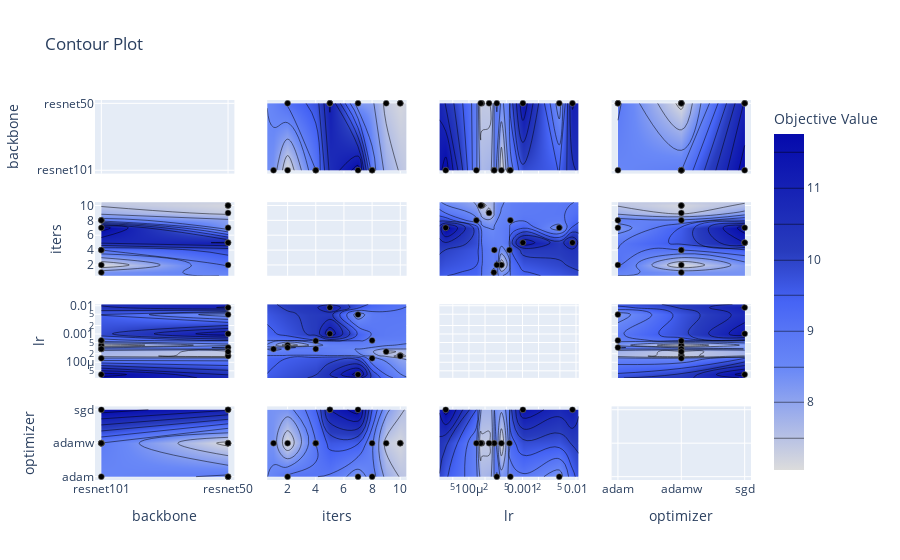

The code cell stored with this chart in its notebook:
### Code cell
plot_contour(study)

### Figure 1 — Plotly figure (JSON) as saved in the notebook; plotly's stock layout.template omitted (floating-point values rounded to 4 significant figures; data arrays with more than 128 entries replaced by an {"elided": "..."} marker saying what was removed)
{"data": [{"type": "scatter", "xaxis": "x", "yaxis": "y"}, {"colorbar": {"title": {"text": "Objective Value"}}, "colorscale": [[0, "rgb(5,10,172)"], [0.35, "rgb(40,60,190)"], [0.5, "rgb(70,100,245)"], [0.6, "rgb(90,120,245)"], [0.7, "rgb(106,137,247)"], [1, "rgb(220,220,220)"]], "connectgaps": true, "contours": {"coloring": "heatmap"}, "hoverinfo": "none", "line": {"smoothing": 1.3}, "reversescale": true, "showscale": true, "type": "contour", "x": ["resnet101", "resnet50"], "xaxis": "x5", "y": [0.55, 1, 2, 4, 5, 7, 8, 9, 10, 10.45], "yaxis": "y5", "z": [[null, null], [8.275, null], [7.051, 9.091], [8.988, null], [null, 11.06], [11.76, 8.2], [8.73, null], [null, 7.351], [null, 7.144], [null, null]]}, {"marker": {"color": "black", "line": {"color": "Grey", "width": 0.5}}, "mode": "markers", "showlegend": false, "type": "scatter", "x": ["resnet50", "resnet101", "resnet50", "resnet50", "resnet101", "resnet50", "resnet101", "resnet101", "resnet50", "resnet101", "resnet101", "resnet50", "resnet101", "resnet50"], "xaxis": "x5", "y": [5, 2, 10, 5, 7, 7, 4, 1, 10, 8, 8, 2, 4, 9], "yaxis": "y5"}, {"colorbar": {"title": {"text": "Objective Value"}}, "colorscale": [[0, "rgb(5,10,172)"], [0.35, "rgb(40,60,190)"], [0.5, "rgb(70,100,245)"], [0.6, "rgb(90,120,245)"], [0.7, "rgb(106,137,247)"], [1, "rgb(220,220,220)"]], "connectgaps": true, "contours": {"coloring": "heatmap"}, "hoverinfo": "none", "line": {"smoothing": 1.3}, "reversescale": true, "showscale": false, "type": "contour", "x": ["resnet101", "resnet50"], "xaxis": "x9", "y": [2.809e-05, 3.689e-05, 0.0001379, 0.0001659, 0.0001743, 0.0002377, 0.0002925, 0.0002978, 0.0003318, 0.0004043, 0.0005724, 0.0005944, 0.001019, 0.00486, 0.008592, 0.01128], "yaxis": "y9", "z": [[null, null], [11.76, null], [8.583, null], [null, 7.144], [null, 7.396], [null, 7.351], [8.275, null], [8.988, null], [null, 9.091], [7.051, null], [8.732, null], [8.73, null], [null, 11.39], [null, 8.2], [null, 11.06], [null, null]]}, {"marker": {"color": "black", "line": {"color": "Grey", "width": 0.5}}, "mode": "markers", "showlegend": false, "type": "scatter", "x": ["resnet50", "resnet101", "resnet50", "resnet50", "resnet101", "resnet50", "resnet101", "resnet101", "resnet50", "resnet101", "resnet101", "resnet50", "resnet101", "resnet50"], "xaxis": "x9", "y": [0.001019, 0.0004043, 0.0001743, 0.008592, 3.689e-05, 0.00486, 0.0005724, 0.0002925, 0.0001659, 0.0001379, 0.0005944, 0.0003318, 0.0002978, 0.0002377], "yaxis": "y9"}, {"colorbar": {"title": {"text": "Objective Value"}}, "colorscale": [[0, "rgb(5,10,172)"], [0.35, "rgb(40,60,190)"], [0.5, "rgb(70,100,245)"], [0.6, "rgb(90,120,245)"], [0.7, "rgb(106,137,247)"], [1, "rgb(220,220,220)"]], "connectgaps": true, "contours": {"coloring": "heatmap"}, "hoverinfo": "none", "line": {"smoothing": 1.3}, "reversescale": true, "showscale": false, "type": "contour", "x": ["resnet101", "resnet50"], "xaxis": "x13", "y": ["adam", "adamw", "sgd"], "yaxis": "y13", "z": [[8.73, 9.091], [8.988, 7.351], [11.76, 11.06]]}, {"marker": {"color": "black", "line": {"color": "Grey", "width": 0.5}}, "mode": "markers", "showlegend": false, "type": "scatter", "x": ["resnet50", "resnet101", "resnet50", "resnet50", "resnet101", "resnet50", "resnet101", "resnet101", "resnet50", "resnet101", "resnet101", "resnet50", "resnet101", "resnet50"], "xaxis": "x13", "y": ["sgd", "adamw", "adamw", "sgd", "sgd", "adam", "adamw", "adamw", "adamw", "adamw", "adam", "adam", "adamw", "adamw"], "yaxis": "y13"}, {"colorbar": {"title": {"text": "Objective Value"}}, "colorscale": [[0, "rgb(5,10,172)"], [0.35, "rgb(40,60,190)"], [0.5, "rgb(70,100,245)"], [0.6, "rgb(90,120,245)"], [0.7, "rgb(106,137,247)"], [1, "rgb(220,220,220)"]], "connectgaps": true, "contours": {"coloring": "heatmap"}, "hoverinfo": "none", "line": {"smoothing": 1.3}, "reversescale": true, "showscale": false, "type": "contour", "x": [0.55, 1, 2, 4, 5, 7, 8, 9, 10, 10.45], "xaxis": "x2", "y": ["resnet101", "resnet50"], "yaxis": "y2", "z": [[null, 8.275, 7.051, 8.988, null, 11.76, 8.73, null, null, null], [null, null, 9.091, null, 11.06, 8.2, null, 7.351, 7.144, null]]}, {"marker": {"color": "black", "line": {"color": "Grey", "width": 0.5}}, "mode": "markers", "showlegend": false, "type": "scatter", "x": [5, 2, 10, 5, 7, 7, 4, 1, 10, 8, 8, 2, 4, 9], "xaxis": "x2", "y": ["resnet50", "resnet101", "resnet50", "resnet50", "resnet101", "resnet50", "resnet101", "resnet101", "resnet50", "resnet101", "resnet101", "resnet50", "resnet101", "resnet50"], "yaxis": "y2"}, {"type": "scatter", "xaxis": "x6", "yaxis": "y6"}, {"colorbar": {"title": {"text": "Objective Value"}}, "colorscale": [[0, "rgb(5,10,172)"], [0.35, "rgb(40,60,190)"], [0.5, "rgb(70,100,245)"], [0.6, "rgb(90,120,245)"], [0.7, "rgb(106,137,247)"], [1, "rgb(220,220,220)"]], "connectgaps": true, "contours": {"coloring": "heatmap"}, "hoverinfo": "none", "line": {"smoothing": 1.3}, "reversescale": true, "showscale": false, "type": "contour", "x": [0.55, 1, 2, 4, 5, 7, 8, 9, 10, 10.45], "xaxis": "x10", "y": [2.809e-05, 3.689e-05, 0.0001379, 0.0001659, 0.0001743, 0.0002377, 0.0002925, 0.0002978, 0.0003318, 0.0004043, 0.0005724, 0.0005944, 0.001019, 0.00486, 0.008592, 0.01128], "yaxis": "y10", "z": {"elided": "16x10 float values"}}, {"marker": {"color": "black", "line": {"color": "Grey", "width": 0.5}}, "mode": "markers", "showlegend": false, "type": "scatter", "x": [5, 2, 10, 5, 7, 7, 4, 1, 10, 8, 8, 2, 4, 9], "xaxis": "x10", "y": [0.001019, 0.0004043, 0.0001743, 0.008592, 3.689e-05, 0.00486, 0.0005724, 0.0002925, 0.0001659, 0.0001379, 0.0005944, 0.0003318, 0.0002978, 0.0002377], "yaxis": "y10"}, {"colorbar": {"title": {"text": "Objective Value"}}, "colorscale": [[0, "rgb(5,10,172)"], [0.35, "rgb(40,60,190)"], [0.5, "rgb(70,100,245)"], [0.6, "rgb(90,120,245)"], [0.7, "rgb(106,137,247)"], [1, "rgb(220,220,220)"]], "connectgaps": true, "contours": {"coloring": "heatmap"}, "hoverinfo": "none", "line": {"smoothing": 1.3}, "reversescale": true, "showscale": false, "type": "contour", "x": [0.55, 1, 2, 4, 5, 7, 8, 9, 10, 10.45], "xaxis": "x14", "y": ["adam", "adamw", "sgd"], "yaxis": "y14", "z": [[null, null, 9.091, null, null, 8.2, 8.73, null, null, null], [null, 8.275, 7.051, 8.988, null, null, 8.583, 7.351, 7.144, null], [null, null, null, null, 11.06, 11.76, null, null, null, null]]}, {"marker": {"color": "black", "line": {"color": "Grey", "width": 0.5}}, "mode": "markers", "showlegend": false, "type": "scatter", "x": [5, 2, 10, 5, 7, 7, 4, 1, 10, 8, 8, 2, 4, 9], "xaxis": "x14", "y": ["sgd", "adamw", "adamw", "sgd", "sgd", "adam", "adamw", "adamw", "adamw", "adamw", "adam", "adam", "adamw", "adamw"], "yaxis": "y14"}, {"colorbar": {"title": {"text": "Objective Value"}}, "colorscale": [[0, "rgb(5,10,172)"], [0.35, "rgb(40,60,190)"], [0.5, "rgb(70,100,245)"], [0.6, "rgb(90,120,245)"], [0.7, "rgb(106,137,247)"], [1, "rgb(220,220,220)"]], "connectgaps": true, "contours": {"coloring": "heatmap"}, "hoverinfo": "none", "line": {"smoothing": 1.3}, "reversescale": true, "showscale": false, "type": "contour", "x": [2.809e-05, 3.689e-05, 0.0001379, 0.0001659, 0.0001743, 0.0002377, 0.0002925, 0.0002978, 0.0003318, 0.0004043, 0.0005724, 0.0005944, 0.001019, 0.00486, 0.008592, 0.01128], "xaxis": "x3", "y": ["resnet101", "resnet50"], "yaxis": "y3", "z": [[null, 11.76, 8.583, null, null, null, 8.275, 8.988, null, 7.051, 8.732, 8.73, null, null, null, null], [null, null, null, 7.144, 7.396, 7.351, null, null, 9.091, null, null, null, 11.39, 8.2, 11.06, null]]}, {"marker": {"color": "black", "line": {"color": "Grey", "width": 0.5}}, "mode": "markers", "showlegend": false, "type": "scatter", "x": [0.001019, 0.0004043, 0.0001743, 0.008592, 3.689e-05, 0.00486, 0.0005724, 0.0002925, 0.0001659, 0.0001379, 0.0005944, 0.0003318, 0.0002978, 0.0002377], "xaxis": "x3", "y": ["resnet50", "resnet101", "resnet50", "resnet50", "resnet101", "resnet50", "resnet101", "resnet101", "resnet50", "resnet101", "resnet101", "resnet50", "resnet101", "resnet50"], "yaxis": "y3"}, {"colorbar": {"title": {"text": "Objective Value"}}, "colorscale": [[0, "rgb(5,10,172)"], [0.35, "rgb(40,60,190)"], [0.5, "rgb(70,100,245)"], [0.6, "rgb(90,120,245)"], [0.7, "rgb(106,137,247)"], [1, "rgb(220,220,220)"]], "connectgaps": true, "contours": {"coloring": "heatmap"}, "hoverinfo": "none", "line": {"smoothing": 1.3}, "reversescale": true, "showscale": false, "type": "contour", "x": [2.809e-05, 3.689e-05, 0.0001379, 0.0001659, 0.0001743, 0.0002377, 0.0002925, 0.0002978, 0.0003318, 0.0004043, 0.0005724, 0.0005944, 0.001019, 0.00486, 0.008592, 0.01128], "xaxis": "x7", "y": [0.55, 1, 2, 4, 5, 7, 8, 9, 10, 10.45], "yaxis": "y7", "z": {"elided": "10x16 float values"}}, {"marker": {"color": "black", "line": {"color": "Grey", "width": 0.5}}, "mode": "markers", "showlegend": false, "type": "scatter", "x": [0.001019, 0.0004043, 0.0001743, 0.008592, 3.689e-05, 0.00486, 0.0005724, 0.0002925, 0.0001659, 0.0001379, 0.0005944, 0.0003318, 0.0002978, 0.0002377], "xaxis": "x7", "y": [5, 2, 10, 5, 7, 7, 4, 1, 10, 8, 8, 2, 4, 9], "yaxis": "y7"}, {"type": "scatter", "xaxis": "x11", "yaxis": "y11"}, {"colorbar": {"title": {"text": "Objective Value"}}, "colorscale": [[0, "rgb(5,10,172)"], [0.35, "rgb(40,60,190)"], [0.5, "rgb(70,100,245)"], [0.6, "rgb(90,120,245)"], [0.7, "rgb(106,137,247)"], [1, "rgb(220,220,220)"]], "connectgaps": true, "contours": {"coloring": "heatmap"}, "hoverinfo": "none", "line": {"smoothing": 1.3}, "reversescale": true, "showscale": false, "type": "contour", "x": [2.809e-05, 3.689e-05, 0.0001379, 0.0001659, 0.0001743, 0.0002377, 0.0002925, 0.0002978, 0.0003318, 0.0004043, 0.0005724, 0.0005944, 0.001019, 0.00486, 0.008592, 0.01128], "xaxis": "x15", "y": ["adam", "adamw", "sgd"], "yaxis": "y15", "z": [[null, null, null, null, null, null, null, null, 9.091, null, null, 8.73, null, 8.2, null, null], [null, null, 8.583, 7.144, 7.396, 7.351, 8.275, 8.988, null, 7.051, 8.732, null, null, null, null, null], [null, 11.76, null, null, null, null, null, null, null, null, null, null, 11.39, null, 11.06, null]]}, {"marker": {"color": "black", "line": {"color": "Grey", "width": 0.5}}, "mode": "markers", "showlegend": false, "type": "scatter", "x": [0.001019, 0.0004043, 0.0001743, 0.008592, 3.689e-05, 0.00486, 0.0005724, 0.0002925, 0.0001659, 0.0001379, 0.0005944, 0.0003318, 0.0002978, 0.0002377], "xaxis": "x15", "y": ["sgd", "adamw", "adamw", "sgd", "sgd", "adam", "adamw", "adamw", "adamw", "adamw", "adam", "adam", "adamw", "adamw"], "yaxis": "y15"}, {"colorbar": {"title": {"text": "Objective Value"}}, "colorscale": [[0, "rgb(5,10,172)"], [0.35, "rgb(40,60,190)"], [0.5, "rgb(70,100,245)"], [0.6, "rgb(90,120,245)"], [0.7, "rgb(106,137,247)"], [1, "rgb(220,220,220)"]], "connectgaps": true, "contours": {"coloring": "heatmap"}, "hoverinfo": "none", "line": {"smoothing": 1.3}, "reversescale": true, "showscale": false, "type": "contour", "x": ["adam", "adamw", "sgd"], "xaxis": "x4", "y": ["resnet101", "resnet50"], "yaxis": "y4", "z": [[8.73, 8.988, 11.76], [9.091, 7.351, 11.06]]}, {"marker": {"color": "black", "line": {"color": "Grey", "width": 0.5}}, "mode": "markers", "showlegend": false, "type": "scatter", "x": ["sgd", "adamw", "adamw", "sgd", "sgd", "adam", "adamw", "adamw", "adamw", "adamw", "adam", "adam", "adamw", "adamw"], "xaxis": "x4", "y": ["resnet50", "resnet101", "resnet50", "resnet50", "resnet101", "resnet50", "resnet101", "resnet101", "resnet50", "resnet101", "resnet101", "resnet50", "resnet101", "resnet50"], "yaxis": "y4"}, {"colorbar": {"title": {"text": "Objective Value"}}, "colorscale": [[0, "rgb(5,10,172)"], [0.35, "rgb(40,60,190)"], [0.5, "rgb(70,100,245)"], [0.6, "rgb(90,120,245)"], [0.7, "rgb(106,137,247)"], [1, "rgb(220,220,220)"]], "connectgaps": true, "contours": {"coloring": "heatmap"}, "hoverinfo": "none", "line": {"smoothing": 1.3}, "reversescale": true, "showscale": false, "type": "contour", "x": ["adam", "adamw", "sgd"], "xaxis": "x8", "y": [0.55, 1, 2, 4, 5, 7, 8, 9, 10, 10.45], "yaxis": "y8", "z": [[null, null, null], [null, 8.275, null], [9.091, 7.051, null], [null, 8.988, null], [null, null, 11.06], [8.2, null, 11.76], [8.73, 8.583, null], [null, 7.351, null], [null, 7.144, null], [null, null, null]]}, {"marker": {"color": "black", "line": {"color": "Grey", "width": 0.5}}, "mode": "markers", "showlegend": false, "type": "scatter", "x": ["sgd", "adamw", "adamw", "sgd", "sgd", "adam", "adamw", "adamw", "adamw", "adamw", "adam", "adam", "adamw", "adamw"], "xaxis": "x8", "y": [5, 2, 10, 5, 7, 7, 4, 1, 10, 8, 8, 2, 4, 9], "yaxis": "y8"}, {"colorbar": {"title": {"text": "Objective Value"}}, "colorscale": [[0, "rgb(5,10,172)"], [0.35, "rgb(40,60,190)"], [0.5, "rgb(70,100,245)"], [0.6, "rgb(90,120,245)"], [0.7, "rgb(106,137,247)"], [1, "rgb(220,220,220)"]], "connectgaps": true, "contours": {"coloring": "heatmap"}, "hoverinfo": "none", "line": {"smoothing": 1.3}, "reversescale": true, "showscale": false, "type": "contour", "x": ["adam", "adamw", "sgd"], "xaxis": "x12", "y": [2.809e-05, 3.689e-05, 0.0001379, 0.0001659, 0.0001743, 0.0002377, 0.0002925, 0.0002978, 0.0003318, 0.0004043, 0.0005724, 0.0005944, 0.001019, 0.00486, 0.008592, 0.01128], "yaxis": "y12", "z": [[null, null, null], [null, null, 11.76], [null, 8.583, null], [null, 7.144, null], [null, 7.396, null], [null, 7.351, null], [null, 8.275, null], [null, 8.988, null], [9.091, null, null], [null, 7.051, null], [null, 8.732, null], [8.73, null, null], [null, null, 11.39], [8.2, null, null], [null, null, 11.06], [null, null, null]]}, {"marker": {"color": "black", "line": {"color": "Grey", "width": 0.5}}, "mode": "markers", "showlegend": false, "type": "scatter", "x": ["sgd", "adamw", "adamw", "sgd", "sgd", "adam", "adamw", "adamw", "adamw", "adamw", "adam", "adam", "adamw", "adamw"], "xaxis": "x12", "y": [0.001019, 0.0004043, 0.0001743, 0.008592, 3.689e-05, 0.00486, 0.0005724, 0.0002925, 0.0001659, 0.0001379, 0.0005944, 0.0003318, 0.0002978, 0.0002377], "yaxis": "y12"}, {"type": "scatter", "xaxis": "x16", "yaxis": "y16"}], "layout": {"title": {"text": "Contour Plot"}, "xaxis": {"anchor": "y", "domain": [0, 0.2125], "matches": "x13", "range": [-0.05, 1.05], "showticklabels": false, "type": "category"}, "xaxis10": {"anchor": "y10", "domain": [0.2625, 0.475], "matches": "x14", "range": [0.55, 10.45], "showticklabels": false}, "xaxis11": {"anchor": "y11", "domain": [0.525, 0.7375], "matches": "x15", "range": [-4.551, -1.948], "showticklabels": false, "type": "log"}, "xaxis12": {"anchor": "y12", "domain": [0.7875, 1], "matches": "x16", "range": [-0.1, 2.1], "showticklabels": false, "type": "category"}, "xaxis13": {"anchor": "y13", "domain": [0, 0.2125], "range": [-0.05, 1.05], "title": {"text": "backbone"}, "type": "category"}, "xaxis14": {"anchor": "y14", "domain": [0.2625, 0.475], "range": [0.55, 10.45], "title": {"text": "iters"}}, "xaxis15": {"anchor": "y15", "domain": [0.525, 0.7375], "range": [-4.551, -1.948], "title": {"text": "lr"}, "type": "log"}, "xaxis16": {"anchor": "y16", "domain": [0.7875, 1], "range": [-0.1, 2.1], "title": {"text": "optimizer"}, "type": "category"}, "xaxis2": {"anchor": "y2", "domain": [0.2625, 0.475], "matches": "x14", "range": [0.55, 10.45], "showticklabels": false}, "xaxis3": {"anchor": "y3", "domain": [0.525, 0.7375], "matches": "x15", "range": [-4.551, -1.948], "showticklabels": false, "type": "log"}, "xaxis4": {"anchor": "y4", "domain": [0.7875, 1], "matches": "x16", "range": [-0.1, 2.1], "showticklabels": false, "type": "category"}, "xaxis5": {"anchor": "y5", "domain": [0, 0.2125], "matches": "x13", "range": [-0.05, 1.05], "showticklabels": false, "type": "category"}, "xaxis6": {"anchor": "y6", "domain": [0.2625, 0.475], "matches": "x14", "range": [0.55, 10.45], "showticklabels": false}, "xaxis7": {"anchor": "y7", "domain": [0.525, 0.7375], "matches": "x15", "range": [-4.551, -1.948], "showticklabels": false, "type": "log"}, "xaxis8": {"anchor": "y8", "domain": [0.7875, 1], "matches": "x16", "range": [-0.1, 2.1], "showticklabels": false, "type": "category"}, "xaxis9": {"anchor": "y9", "domain": [0, 0.2125], "matches": "x13", "range": [-0.05, 1.05], "showticklabels": false, "type": "category"}, "yaxis": {"anchor": "x", "domain": [0.8063, 1], "range": [-0.05, 1.05], "title": {"text": "backbone"}, "type": "category"}, "yaxis10": {"anchor": "x10", "domain": [0.2687, 0.4625], "matches": "y9", "range": [-4.551, -1.948], "showticklabels": false, "type": "log"}, "yaxis11": {"anchor": "x11", "domain": [0.2687, 0.4625], "matches": "y9", "range": [-4.551, -1.948], "showticklabels": false, "type": "log"}, "yaxis12": {"anchor": "x12", "domain": [0.2687, 0.4625], "matches": "y9", "range": [-4.551, -1.948], "showticklabels": false, "type": "log"}, "yaxis13": {"anchor": "x13", "domain": [0, 0.1938], "range": [-0.1, 2.1], "title": {"text": "optimizer"}, "type": "category"}, "yaxis14": {"anchor": "x14", "domain": [0, 0.1938], "matches": "y13", "range": [-0.1, 2.1], "showticklabels": false, "type": "category"}, "yaxis15": {"anchor": "x15", "domain": [0, 0.1938], "matches": "y13", "range": [-0.1, 2.1], "showticklabels": false, "type": "category"}, "yaxis16": {"anchor": "x16", "domain": [0, 0.1938], "matches": "y13", "range": [-0.1, 2.1], "showticklabels": false, "type": "category"}, "yaxis2": {"anchor": "x2", "domain": [0.8063, 1], "matches": "y", "range": [-0.05, 1.05], "showticklabels": false, "type": "category"}, "yaxis3": {"anchor": "x3", "domain": [0.8063, 1], "matches": "y", "range": [-0.05, 1.05], "showticklabels": false, "type": "category"}, "yaxis4": {"anchor": "x4", "domain": [0.8063, 1], "matches": "y", "range": [-0.05, 1.05], "showticklabels": false, "type": "category"}, "yaxis5": {"anchor": "x5", "domain": [0.5375, 0.7312], "range": [0.55, 10.45], "title": {"text": "iters"}}, "yaxis6": {"anchor": "x6", "domain": [0.5375, 0.7312], "matches": "y5", "range": [0.55, 10.45], "showticklabels": false}, "yaxis7": {"anchor": "x7", "domain": [0.5375, 0.7312], "matches": "y5", "range": [0.55, 10.45], "showticklabels": false}, "yaxis8": {"anchor": "x8", "domain": [0.5375, 0.7312], "matches": "y5", "range": [0.55, 10.45], "showticklabels": false}, "yaxis9": {"anchor": "x9", "domain": [0.2687, 0.4625], "range": [-4.551, -1.948], "title": {"text": "lr"}, "type": "log"}}}
